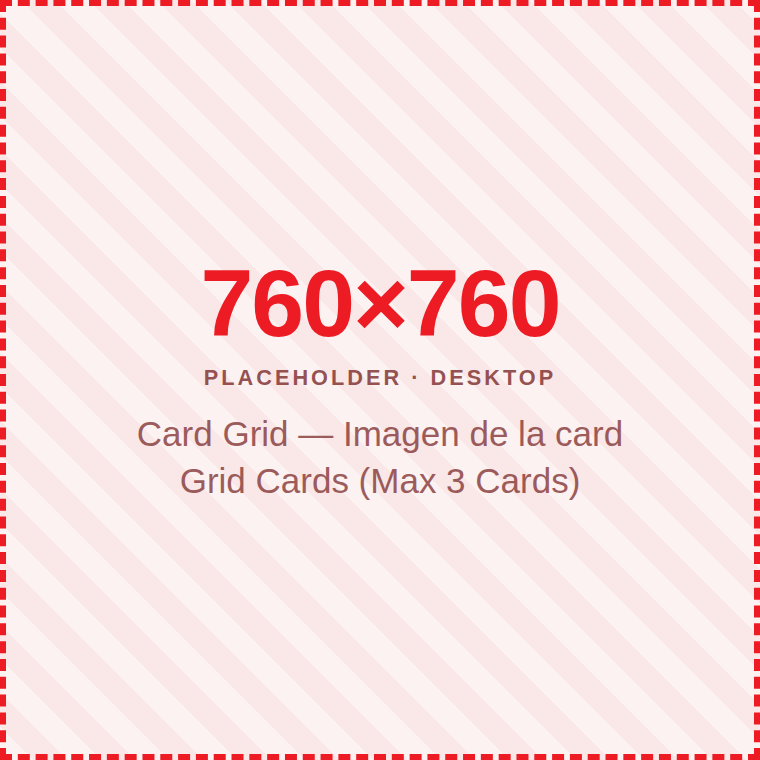
#> input picture runner/placeholders/card-grid-grid-cards-imagen-de-la-card-desktop-760x760.png, 760 x 760 px, given in place of placeholders, which was not available
$ python cards_resize.py out.png ../runner/placeholders
#> lines starting #> are read from the running program, lines starting #| are printed output that depends on the picture
#!/usr/bin/env python3
"""Recorta las imagenes de las cards APAISADAS a las medidas del CMS, en 2x.

    python3 tools/cards_resize.py <carpeta-destino> <img1> <img2> ...

Las imagenes se toman EN ORDEN y se les asigna el slug de `SLUGS` por posicion, asi
que hay que pasarlas en el orden de las cards. Con --slugs se usa otra lista.

De cada original salen DOS archivos:

    <slug>-desktop.jpg   970x560   (485x280 @2x)
    <slug>-mobile.jpg    670x560   (335x280 @2x)

SIN DEFORMAR: la imagen se escala hasta CUBRIR la medida pedida y se recorta lo que
sobra, centrado. Es lo unico que se puede hacer sin estirar, porque desktop y mobile
no comparten proporcion (1.73 contra 1.20): mobile es bastante mas cuadrada, asi que
recorta mas a los costados. Si un motivo queda mal cortado, se ajusta con --anchor.
"""
import argparse
import re
import sys
import unicodedata
from pathlib import Path

from PIL import Image, ImageOps

# Medidas del CMS (1x) y el factor. Ver `specsByType` en src/data/components.js.
DESKTOP = (485, 280)
MOBILE = (335, 280)
SCALE = 2
QUALITY = 85  # el CMS pide max 500kb; con esto sobra de lejos

# Las cards del carrusel "Perros" de Tenencia Responsable, en orden.
SLUGS = [
    'actividades-fisicas',
    'socializacion',
    'alimentacion',
    'banos-y-aseos',
    'entrenamiento',
    'espacio',
]


def slugify(text):
    """'Baños y aseos' -> 'banos-y-aseos'."""
    n = unicodedata.normalize('NFKD', text).encode('ascii', 'ignore').decode()
    return re.sub(r'-+', '-', re.sub(r'[^a-z0-9]+', '-', n.lower())).strip('-')


def cover(img, size, anchor):
    """Escala hasta cubrir `size` y recorta el excedente. Nunca deforma."""
    # `anchor` va de 0 (izquierda / arriba) a 1 (derecha / abajo); 0.5 = centrado.
    return ImageOps.fit(img, size, method=Image.LANCZOS, centering=anchor)


def main():
    ap = argparse.ArgumentParser()
    ap.add_argument('dest')
    ap.add_argument('images', nargs='+')
    ap.add_argument('--slugs', help='lista separada por comas, en el orden de las imagenes')
    ap.add_argument('--anchor', default='0.5,0.5',
                    help='centro del recorte x,y de 0 a 1 (default 0.5,0.5 = centrado)')
    ap.add_argument('--quality', type=int, default=QUALITY)
    a = ap.parse_args()

    slugs = [slugify(s) for s in a.slugs.split(',')] if a.slugs else SLUGS
    if len(a.images) > len(slugs):
        sys.exit(f'Hay {len(a.images)} imagenes y solo {len(slugs)} slugs. Pasa --slugs.')
    ax, ay = (float(v) for v in a.anchor.split(','))
    dest = Path(a.dest)
    dest.mkdir(parents=True, exist_ok=True)

    for src, slug in zip(a.images, slugs):
        img = Image.open(src)
#> img is the input picture: PIL image 760x760 RGB; mean R, G, B 249.6, 226.7, 227
        # EXIF de orientacion: sin esto una foto de celular sale rotada.
        img = ImageOps.exif_transpose(img)
        # JPG no tiene alfa: un PNG transparente se aplana sobre blanco.
        if img.mode in ('RGBA', 'LA', 'P'):
            img = img.convert('RGBA')
            flat = Image.new('RGB', img.size, (255, 255, 255))
            flat.paste(img, mask=img.split()[-1])
            img = flat
        else:
            img = img.convert('RGB')

        w0, h0 = img.size
#> w0 = 760; h0 = 760
        for label, (w, h) in (('desktop', DESKTOP), ('mobile', MOBILE)):
            tw, th = w * SCALE, h * SCALE
            if w0 < tw or h0 < th:
                print(f'  OJO  {slug}-{label}: el original es {w0}x{h0} y hace falta '
                      f'{tw}x{th}. Se agranda y va a perder nitidez.')
            out = dest / f'{slug}-{label}.jpg'
            cover(img, (tw, th), (ax, ay)).save(
                out, 'JPEG', quality=a.quality, optimize=True, progressive=True)
            kb = out.stat().st_size / 1024
            print(f'  {out.name:<32} {tw}x{th}  {kb:.0f}kb')
#> this loop made 2 passes
#> pass 1, in main, `cover(img, (tw, th), (ax, ay)).save( out, 'JPEG', quality=a.quality, o..`:
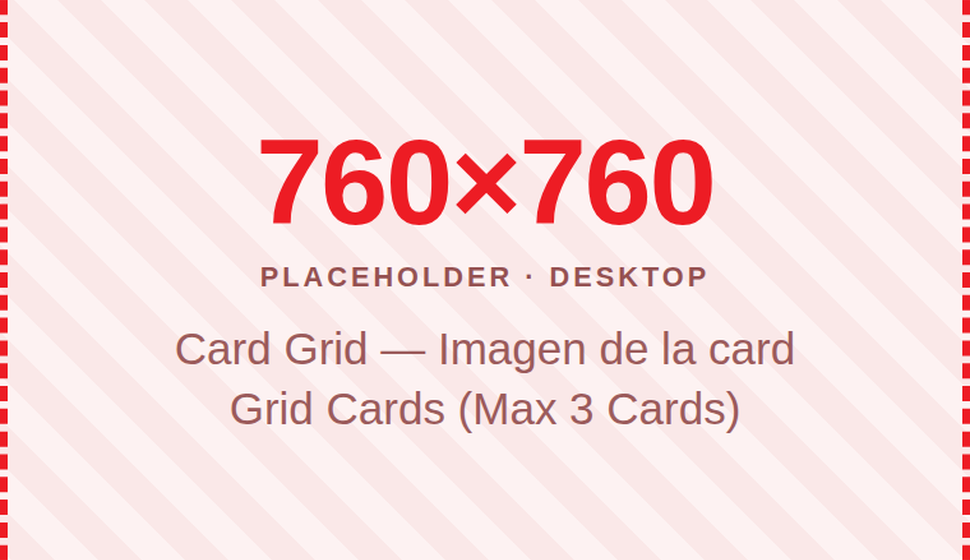
#> saved as actividades-fisicas-desktop.jpg: PIL image 970x560 RGB; mean R, G, B 248.5, 224.5, 224.8
#> pass 2, in main, `cover(img, (tw, th), (ax, ay)).save( out, 'JPEG', quality=a.quality, o..`:
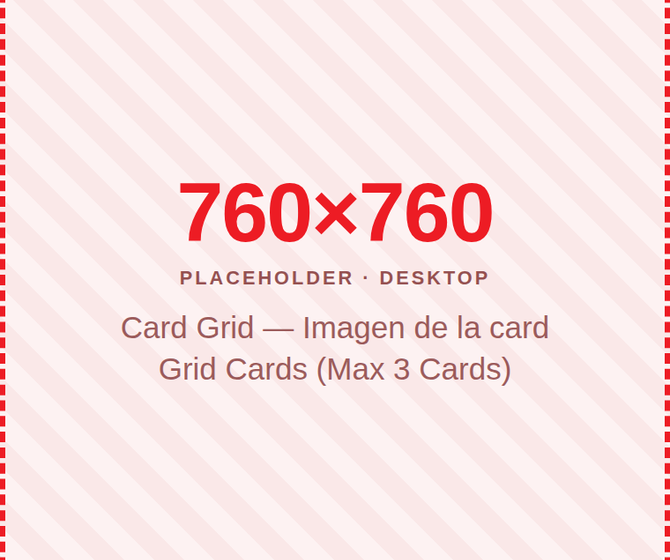
#> saved as actividades-fisicas-mobile.jpg: PIL image 670x560 RGB; mean R, G, B 249.4, 227.7, 228


if __name__ == '__main__':
    main()

$ run again, on runner/placeholders/card-grid-slider-default-card-desktop-822x1230.png
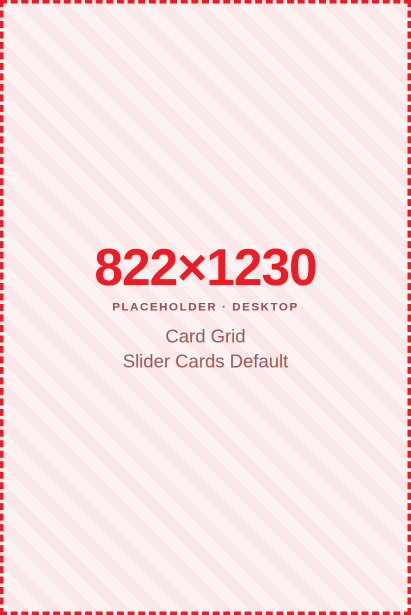
#> input picture runner/placeholders/card-grid-slider-default-card-desktop-822x1230.png, 822 x 1230 px, given in place of placeholders, which was not available (shown at 1/2 size)
#> in main, img is the input picture: PIL image 822x1230 RGB; mean R, G, B 250.4, 229.1, 229.4
#> the loop in main, `for label, (w, h) in (('desktop', DESKTOP), ('mobile', MOBILE)):` made 2 passes
#> pass 1, in main, `cover(img, (tw, th), (ax, ay)).save( out, 'JPEG', quality=a.quality, o..`:
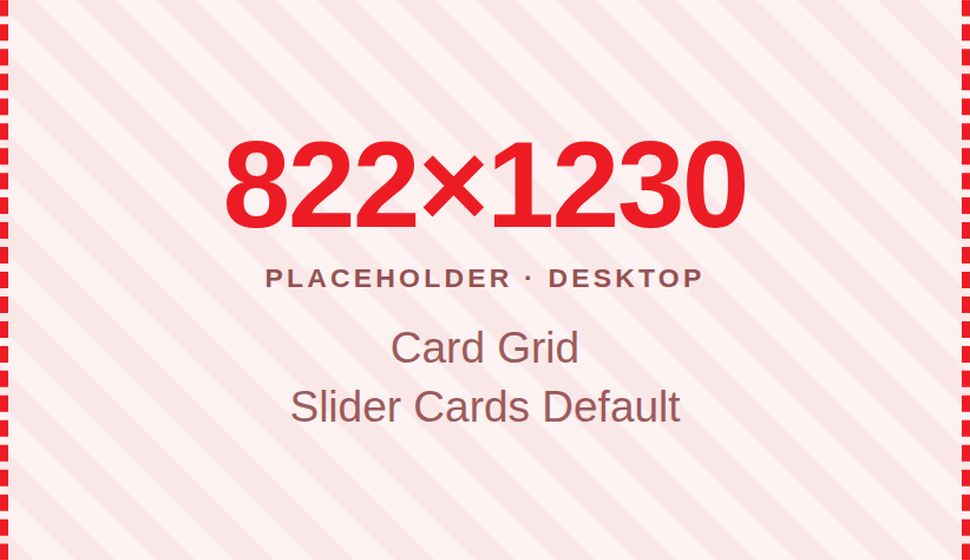
#> saved as actividades-fisicas-desktop.jpg: PIL image 970x560 RGB; mean R, G, B 249.3, 224.3, 224.7
#> pass 2, in main, `cover(img, (tw, th), (ax, ay)).save( out, 'JPEG', quality=a.quality, o..`:
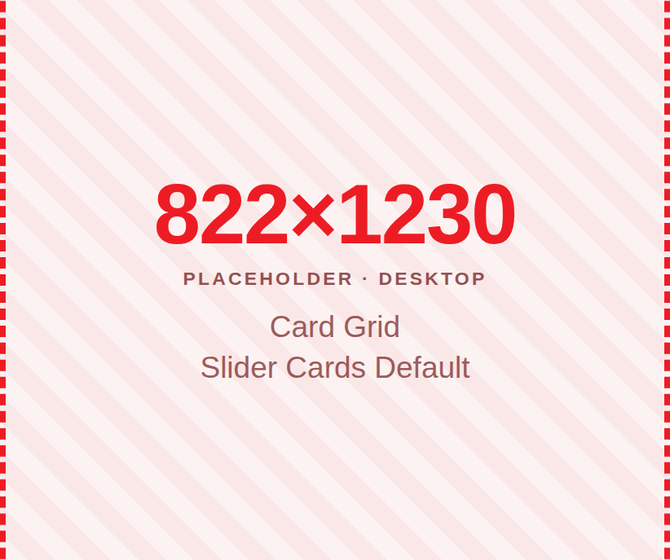
#> saved as actividades-fisicas-mobile.jpg: PIL image 670x560 RGB; mean R, G, B 249.9, 227.5, 227.8
